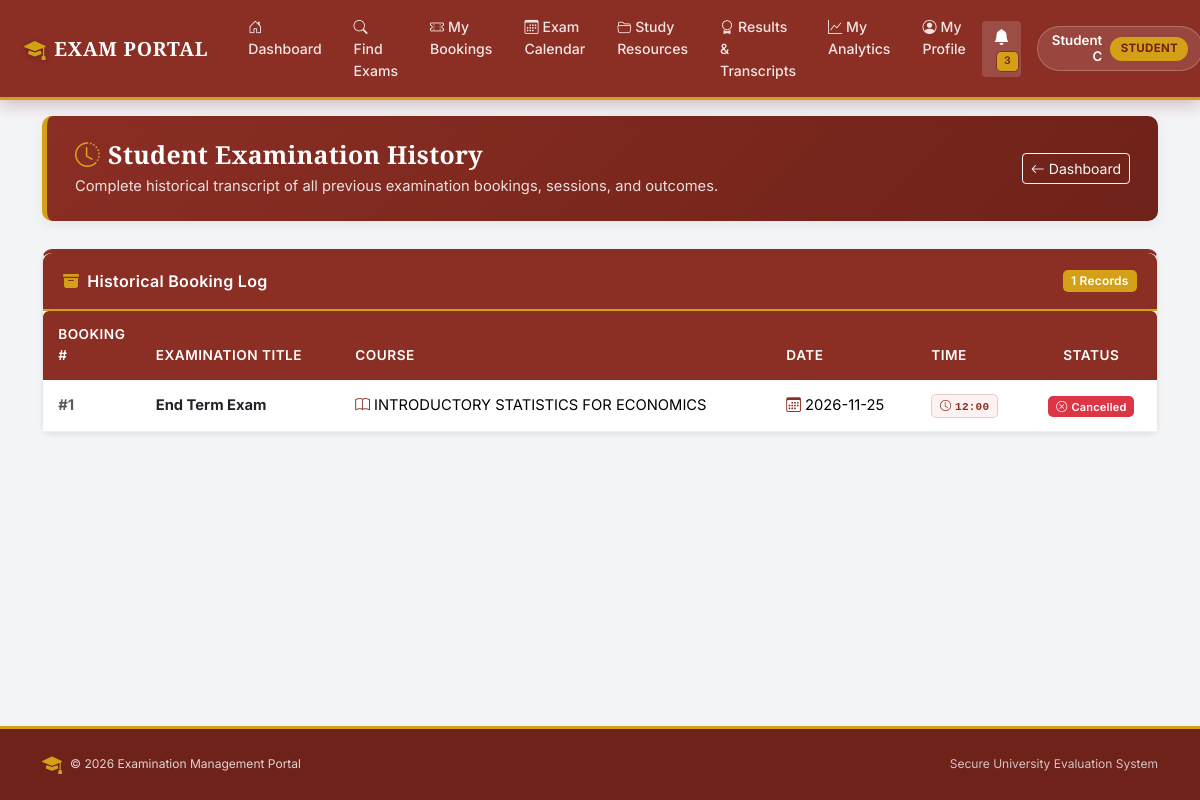
Screenshot of /student/history (signed in) with the database file from the repository.
### models.py (models this page shows, shortened)
class BaseModel(db.Model):
    __abstract__ = True

class User(BaseModel):
    id = db.Column(db.Integer, primary_key=True)
    name = db.Column(db.String(100), nullable=False)
    email = db.Column(db.String(100), unique=True, nullable=False)
    password_hash = db.Column(db.String(200), nullable=False)
    role = db.Column(db.String(20), nullable=False)
    is_approved = db.Column(db.Boolean, default=False)
    is_active = db.Column(db.Boolean, default=True)

class Booking(BaseModel):
    id = db.Column(db.Integer, primary_key=True)
    student_id = db.Column(db.Integer, db.ForeignKey("user.id"), nullable=False)
    slot_id = db.Column(db.Integer, db.ForeignKey("examination_slot.id"), nullable=False)
    status = db.Column(db.String(20), default="Booked")
    student = db.relationship("User", backref="bookings")
    slot = db.relationship("ExaminationSlot", backref="bookings")

class Examination(BaseModel):
    id = db.Column(db.Integer, primary_key=True)
    name = db.Column(db.String(100), nullable=False)
    course_id = db.Column(db.Integer, db.ForeignKey("course.id"), nullable=False)
    status = db.Column(db.String(30), default="Draft")
    slot_creation_start = db.Column(db.String(30))
    slot_creation_end = db.Column(db.String(30))
    slot_creation_open = db.Column(db.Boolean, default=False)
    booking_open = db.Column(db.Boolean, default=False)
    booking_start = db.Column(db.String(30))
    booking_end = db.Column(db.String(30))
    slot_creation_override = db.Column(db.String(10), default=None)
    booking_override = db.Column(db.String(10), default=None)
    course = db.relationship("Course", backref="examinations")

class Course(BaseModel):
    id = db.Column(db.Integer, primary_key=True)
    name = db.Column(db.String(100), nullable=False)
    description = db.Column(db.String(500))
    resources = db.relationship("CourseResource", backref="course", cascade="all, delete-orphan")

class ExaminationSlot(BaseModel):
    id = db.Column(db.Integer, primary_key=True)
    examination_id = db.Column(db.Integer, db.ForeignKey("examination.id"), nullable=False)
    examiner_id = db.Column(db.Integer, db.ForeignKey("user.id"), nullable=False)
    date = db.Column(db.String(20), nullable=False)
    time = db.Column(db.String(20), nullable=False)
    capacity = db.Column(db.Integer, default=1)
    examination = db.relationship("Examination", backref="slots")
    examiner = db.relationship("User", backref="assigned_slots")

### routes/student.py (the view)
@role_required("Student")
def student_history():
    today = date.today().isoformat()
    bookings = Booking.query.filter_by(student_id=session["user_id"]).all()
    history = [b for b in bookings if b.status in ["Completed", "Cancelled"] or b.slot.date < today]
    return render_template("student_history.html", bookings=history)

### templates/student_history.html (shortened to what this page needs)
{% extends "base.html" %}
{% block content %}
<div class="container my-3">
    <div class="erp-header">
        <div class="d-flex justify-content-between align-items-center flex-wrap gap-2">
            <div>
                <h2><i class="bi bi-clock-history me-2 text-gold"></i>Student Examination History</h2>
                <p>Complete historical transcript of all previous examination bookings, sessions, and outcomes.</p>
            </div>
            <div>
                <a href="{{ url_for('student_dashboard') }}" class="btn btn-outline-light btn-sm">
                    <i class="bi bi-arrow-left me-1"></i>Dashboard
                </a>
            </div>
        </div>
    </div>
    <div class="card shadow-sm" style="border-top: 4px solid var(--maroon);">
        <div class="card-header card-header-maroon d-flex justify-content-between align-items-center">
            <span><i class="bi bi-archive-fill me-2 text-gold"></i>Historical Booking Log</span>
            <span class="badge bg-gold text-dark">{{ bookings|length }} Records</span>
        </div>
        <div class="card-body p-0">
            {% if bookings %}
            <div class="table-responsive">
                <table class="table table-hover align-middle mb-0">
                    <thead>
                        <tr>
                            <th style="width: 80px;">Booking #</th>
                            <th>Examination Title</th>
                            <th>Course</th>
                            <th>Date</th>
                            <th>Time</th>
                            <th class="text-center">Status</th>
                        </tr>
                    </thead>
                    <tbody>
                        {% for booking in bookings %}
                        <tr>
                            <td class="fw-bold text-muted">#{{ booking.id }}</td>
                            <td>
                                <span class="fw-bold text-dark">{{ booking.slot.examination.name }}</span>
                            </td>
                            <td>
                                <i class="bi bi-book text-maroon me-1"></i>{{ booking.slot.examination.course.name if booking.slot.examination.course else '' }}
                            </td>
                            <td>
                                <i class="bi bi-calendar3 text-maroon me-1"></i>{{ booking.slot.date }}
                            </td>
                            <td>
                                <span class="badge font-monospace" style="background-color: var(--maroon-subtle); color: var(--maroon); border: 1px solid rgba(139,46,36,0.2);">
                                    <i class="bi bi-clock me-1"></i>{{ booking.slot.time }}
                                </span>
                            </td>
                            <td class="text-center">
                                {% if booking.status == 'Evaluated' or booking.status == 'Completed' %}
                                <span class="badge bg-success"><i class="bi bi-check-circle me-1"></i>{{ booking.status }}</span>
                                {% elif booking.status == 'Cancelled' %}
                                <span class="badge bg-danger"><i class="bi bi-x-circle me-1"></i>Cancelled</span>
                                {% else %}
                                <span class="badge bg-gold text-dark">{{ booking.status }}</span>
                                {% endif %}
                            </td>
                        </tr>
                        {% endfor %}
                    </tbody>
                </table>
            </div>
            {% else %}
            <div class="p-5 text-center text-muted">
                <i class="bi bi-clock-history display-5 d-block mb-2 text-secondary"></i>
                <p class="mb-0">No past examination records found.</p>
            </div>
            {% endif %}
        </div>
    </div>
</div>
{% endblock %}

### templates/base.html (shortened to what this page needs)
<!DOCTYPE html>
<html lang="en">
<head>
    <link href="https://cdn.jsdelivr.net/npm/bootstrap@5.3.3/dist/css/bootstrap.min.css" rel="stylesheet">
    <link href="https://cdn.jsdelivr.net/npm/bootstrap-icons@1.11.3/font/bootstrap-icons.min.css" rel="stylesheet">
</head>
<body>
    <nav class="navbar navbar-expand-xl navbar-custom fixed-top">
        <div class="container-fluid px-3 px-lg-4">
            <a class="navbar-brand" href="{% if session.get('user_role') == 'Admin' %}{{ url_for('admin_dashboard') }}{% elif session.get('user_role') == 'Examiner' %}{{ url_for('examiner_dashboard') }}{% elif session.get('user_role') == 'Student' %}{{ url_for('student_dashboard') }}{% else %}{{ url_for('login') }}{% endif %}">
                <i class="bi bi-mortarboard-fill brand-crest"></i>
                <span>EXAM PORTAL</span>
            </a>
            <div class="collapse navbar-collapse" id="navbarNav">
                <ul class="navbar-nav me-auto mb-2 mb-xl-0 ms-xl-2">
                    {% if session.get("user_role") == "Admin" %}
                        <li class="nav-item">
                            <a class="nav-link" href="{{ url_for('admin_dashboard') }}"><i class="bi bi-speedometer2 me-1"></i>Dashboard</a>
                        </li>
                        <li class="nav-item">
                            <a class="nav-link" href="{{ url_for('courses') }}"><i class="bi bi-book me-1"></i>Courses</a>
                        </li>
                        <li class="nav-item">
                            <a class="nav-link" href="{{ url_for('examinations') }}"><i class="bi bi-clipboard2-check me-1"></i>Examinations</a>
                        </li>
                        <li class="nav-item">
                            <a class="nav-link" href="{{ url_for('admin_slots') }}"><i class="bi bi-calendar-range me-1"></i>Slots</a>
                        </li>
                        <li class="nav-item">
                            <a class="nav-link" href="{{ url_for('admin_bookings') }}"><i class="bi bi-journal-bookmark me-1"></i>Bookings</a>
                        </li>
                        <li class="nav-item">
                            <a class="nav-link" href="{{ url_for('admin_users') }}"><i class="bi bi-people me-1"></i>Students &amp; Users</a>
                        </li>
                        <li class="nav-item">
                            <a class="nav-link" href="{{ url_for('admin_examiner_analytics') }}"><i class="bi bi-person-check me-1"></i>Examiner Tracking</a>
                        </li>
                        <li class="nav-item">
                            <a class="nav-link" href="{{ url_for('performance_analytics') }}"><i class="bi bi-graph-up-arrow me-1"></i>Analytics</a>
                        </li>
                        <li class="nav-item">
                            <a class="nav-link" href="{{ url_for('admin_announcements') }}"><i class="bi bi-megaphone me-1"></i>Announcements</a>
                        </li>
                    {% elif session.get("user_role") == "Student" %}
                        <li class="nav-item">
                            <a class="nav-link" href="{{ url_for('student_dashboard') }}"><i class="bi bi-house-door me-1"></i>Dashboard</a>
                        </li>
                        <li class="nav-item">
                            <a class="nav-link" href="{{ url_for('student_examinations') }}"><i class="bi bi-search me-1"></i>Find Exams</a>
                        </li>
                        <li class="nav-item">
                            <a class="nav-link" href="{{ url_for('student_bookings') }}"><i class="bi bi-ticket-perforated me-1"></i>My Bookings</a>
                        </li>
                        <li class="nav-item">
                            <a class="nav-link" href="{{ url_for('student_calendar') }}"><i class="bi bi-calendar3 me-1"></i>Exam Calendar</a>
                        </li>
                        <li class="nav-item">
                            <a class="nav-link" href="{{ url_for('student_resources') }}"><i class="bi bi-folder2-open me-1"></i>Study Resources</a>
                        </li>
                        <li class="nav-item">
                            <a class="nav-link" href="{{ url_for('student_results') }}"><i class="bi bi-award me-1"></i>Results &amp; Transcripts</a>
                        </li>
                        <li class="nav-item">
                            <a class="nav-link" href="{{ url_for('performance_analytics') }}"><i class="bi bi-graph-up me-1"></i>My Analytics</a>
                        </li>
                        <li class="nav-item">
                            <a class="nav-link" href="{{ url_for('student_profile') }}"><i class="bi bi-person-circle me-1"></i>My Profile</a>
                        </li>
                    {% endif %}
                </ul>
                {% if session.get("user_id") %}
                    <div class="d-flex align-items-center gap-3 mt-2 mt-xl-0">
                        <a href="{{ url_for('notifications') }}" class="btn btn-sm position-relative text-white border-0" style="background: rgba(255,255,255,0.15);" title="Notification Centre">
                            <i class="bi bi-bell-fill fs-6"></i>
                            {% if unread_notifications_count and unread_notifications_count > 0 %}
                                <span class="badge badge-notification">{{ unread_notifications_count }}</span>
                            {% endif %}
                        </a>
                        <div class="user-pill text-white d-none d-md-flex">
                            <div class="text-end">
                                <div class="fw-semibold small" style="line-height: 1.2;">{{ session.get("user_name") }}</div>
                            </div>
                            <span class="role-badge-nav">{{ session.get("user_role") }}</span>
                        </div>
                    </div>
                {% else %}
                    <div class="d-flex gap-2">
                        <a href="{{ url_for('login') }}" class="btn btn-sm btn-outline-light">Login</a>
                        <a href="{{ url_for('register') }}" class="btn btn-sm btn-gold">Student Register</a>
                    </div>
                {% endif %}
            </div>
        </div>
    </nav>
    <main class="py-3">
        {% block content %}{% endblock %}
    </main>
    <footer class="text-center no-print">
        <div class="container">
            <div class="d-flex justify-content-between align-items-center flex-wrap gap-2 small">
                <div class="d-flex align-items-center gap-2">
                    <i class="bi bi-mortarboard-fill text-gold fs-5"></i>
                    <span>&copy; {{ 2026 }} Examination Management Portal</span>
                </div>
                <div>
                    <span class="text-light opacity-75">Secure University Evaluation System</span>
                </div>
            </div>
        </div>
    </footer>
</body>
</html>

### rows the page displays
User: get "Student C", get "STUDENT"
Booking: id "1", slot.examination.name "End Term Exam", slot.examination.course "INTRODUCTORY STATISTICS FOR ECONOMICS", slot "2026-11-25", slot.time "12:00", status "Cancelled" (drawn)

### other values shown
{{ unread_notifications_count }} "3"
{{ bookings|length }} "1"
{{ 2026 }} "2026"
